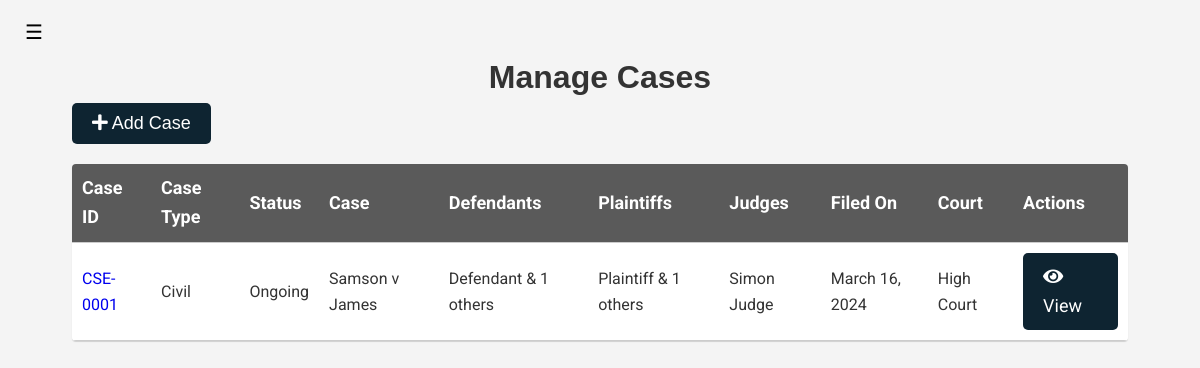
The page /participant-manage-case (signed in) on the database as committed earlier.
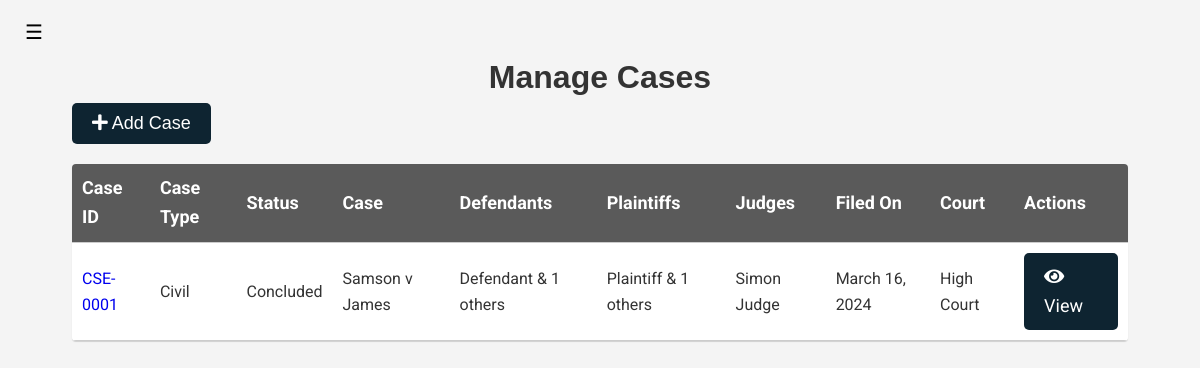
The same page on the database as committed later.
### court_proceedings_management_application/models.py (models this page shows, shortened)
class Case(models.Model):
    CASE_TYPES = (
        ('civil', 'Civil'),
        ('criminal', 'Criminal'),
        ('family', 'Family'),
        ('land', 'Land'),
        ('commercial', 'Commercial'),
        ('labour', 'Labour'),
        ('constitutional', 'Constitutional'),
        ('environmental', 'Environmental'),
        ('appeal', 'Appeal'),
        ('miscellaneous', 'Miscellaneous'),
    )
    CASE_STATUS = (
        ('pending', 'Pending'),
        ('ongoing', 'Ongoing'),
        ('concluded', 'Concluded'),
    )
    DECISION_CHOICES = (
        ('pending', 'Pending'),
        ('dismissal', 'Dismissal'),
        ('uphelding', 'Uphelding'),
        ('overturned', 'Overturned'),
        ('compensation', 'Compensation'),
        ('acquital', 'Acquital'),
        ('conviction', 'Conviction'),
        ('sentence', 'Sentence'),
        ('fine', 'Fine'),
        ('imprisonment', 'Imprisonment'),
        ('community service', 'Community Service'),
        ('probation', 'Probation'),
        ('parole', 'Parole'),
        ('suspended sentence', 'Suspended Sentence'),
        ('death penalty', 'Death Penalty'),
        ('life imprisonment', 'Life Imprisonment'),
        ('acquital', 'Acquital'),
        ('discharge', 'Discharge'),
        ('reprimand', 'Reprimand'),
        ('warning', 'Warning'),
        ('rehabilitation', 'Rehabilitation'),
        ('restitution', 'Restitution'),
        ('damages', 'Damages'),
        ('injunction', 'Injunction'),
        ('restraining order', 'Restraining Order'),
        ('restitution', 'Restitution'),
        ('reparations', 'Reparations'),
    )
    case_id = models.CharField(max_length=30, unique=True)
    case_type = models.CharField(max_length=30, choices=CASE_TYPES, default='miscellaneous')
    case_status = models.CharField(max_length=30, choices=CASE_STATUS, default='pending')
    case_name = models.CharField(max_length=255)
    defendants = models.ManyToManyField(User, related_name='defendants', blank=True)
    plaintiffs = models.ManyToManyField(User, related_name='plaintiffs', blank=True)
    judges = models.ManyToManyField(User, related_name='judges', blank=True)
    clerks = models.ManyToManyField(User, related_name='clerks', blank=True)
    lawyers = models.ManyToManyField(User, related_name='lawyers', blank=True)
    amicus = models.ManyToManyField(User, related_name='amicus', blank=True)
    observers = models.ManyToManyField(User, related_name='observers', blank=True)
    case_description = models.TextField(blank=True, null=True)
    relief_sought = models.TextField(blank=True, null=True)
    decision = models.TextField(blank=True, null=True, choices=DECISION_CHOICES, default='pending')
    date_filed = models.DateField()
    date_hearing = models.DateField()
    court = models.ForeignKey(Court, on_delete=models.CASCADE)
    created_by = models.ForeignKey(User, on_delete=models.CASCADE)
    created_on = models.DateTimeField(auto_now_add=True, null=True)

class User(AbstractUser, PermissionsMixin):
    ROLES = (
        ('admin', 'Admin'),
        ('clerk', 'Clerk'),
        ('judge', 'Judge'),
        ('participant', 'Participant'),
        ('lawyer', 'Lawyer'),
    )
    COUNTY_CHOICES = (
        ('Baringo', 'Baringo'),
        ('Bomet', 'Bomet'),
        ('Bungoma', 'Bungoma'),
        ('Busia', 'Busia'),
        ('Elgeyo Marakwet', 'Elgeyo Marakwet'),
        ('Embu', 'Embu'),
        ('Garissa', 'Garissa'),
        ('Homa Bay', 'Homa Bay'),
        ('Isiolo', 'Isiolo'),
        ('Kajiado', 'Kajiado'),
        ('Kakamega', 'Kakamega'),
        ('Kericho', 'Kericho'),
        ('Kiambu', 'Kiambu'),
        ('Kilifi', 'Kilifi'),
        ('Kirinyaga', 'Kirinyaga'),
        ('Kisii', 'Kisii'),
        ('Kisumu', 'Kisumu'),
        ('Kitui', 'Kitui'),
        ('Kwale', 'Kwale'),
        ('Laikipia', 'Laikipia'),
        ('Lamu', 'Lamu'),
        ('Machakos', 'Machakos'),
        ('Makueni', 'Makueni'),
        ('Mandera', 'Mandera'),
        ('Marsabit', 'Marsabit'),
        ('Meru', 'Meru'),
        ('Migori', 'Migori'),
        ('Mombasa', 'Mombasa'),
        ('Murang\'a', 'Murang\'a'),
        ('Nairobi', 'Nairobi'),
        ('Nakuru', 'Nakuru'),
        ('Nandi', 'Nandi'),
        ('Narok', 'Narok'),
        ('Nyamira', 'Nyamira'),
        ('Nyandarua', 'Nyandarua'),
        ('Nyeri', 'Nyeri'),
        ('Samburu', 'Samburu'),
        ('Siaya', 'Siaya'),
        ('Taita Taveta', 'Taita Taveta'),
        ('Tana River', 'Tana River'),
        ('Tharaka Nithi', 'Tharaka Nithi'),
    )
    TRIBE_CHOICES = (
        ('Kikuyu', 'Kikuyu'),
        ('Luhya', 'Luhya'),
        ('Luo', 'Luo'),
        ('Kalenjin', 'Kalenjin'),
        ('Kamba', 'Kamba'),
        ('Kisii', 'Kisii'),
        ('Mijikenda', 'Mijikenda'),
        ('Meru', 'Meru'),
        ('Turkana', 'Turkana'),
        ('Maasai', 'Maasai'),
        ('Embu', 'Embu'),
        ('Taita', 'Taita'),
        ('Giriama', 'Giriama'),
        ('Rendille', 'Rendille'),
        ('Borana', 'Borana'),
        ('Samburu', 'Samburu'),
        ('Pokomo', 'Pokomo'),
        ('Orma', 'Orma'),
        ('Elmolo', 'Elmolo'),
        ('Digo', 'Digo'),
        ('Swahili', 'Swahili'),
        ('Taveta', 'Taveta'),
        ('Kuria', 'Kuria'),
        ('Mbeere', 'Mbeere'),
        ('Tharaka', 'Tharaka'),
        ('Gusii', 'Gusii'),
        ('Ilchamus', 'Ilchamus'),
        ('Kalenjin', 'Kalenjin'),
        ('Kamba', 'Kamba'),
        ('Kikuyu', 'Kikuyu'),
        ('Kisii', 'Kisii'),
        ('Kuria', 'Kuria'),
        ('Luhya', 'Luhya'),
        ('Luo', 'Luo'),
        ('Maasai', 'Maasai'),
        ('Meru', 'Meru'),
        ('Mijikenda', 'Mijikenda'),
        ('Pokomo', 'Pokomo'),
        ('Rendille', 'Rendille'),
        ('Samburu', 'Samburu'),
        ('Somali', 'Somali'),
        ('Swahili', 'Swahili'),
        ('Taita', 'Taita'),
        ('Taveta', 'Taveta'),
        ('Tharaka', 'Tharaka'),
        ('Turkana', 'Turkana'),
        ('Gabra', 'Gabra'),
        ('Giriama', 'Giriama'),
    )
    GENDER_CHOICES = (
        ('male', 'Male'),
        ('female', 'Female'),
        ('prefer not to say', 'Prefer not to say'),
    )
    profile_image = models.ImageField(upload_to='profile_images/', null=True, blank=True, default='profile_images'
                                                                                                  '/default.png')
    user_id = models.CharField(max_length=30, unique=True)
    first_name = models.CharField(max_length=30)
    last_name = models.CharField(max_length=30, null=True, blank=True)
    username = models.CharField(max_length=30, unique=True)
    email = models.EmailField(unique=True)
    role = models.CharField(max_length=30, choices=ROLES, default='observer')
    national_id = models.IntegerField(unique=True)
    county_of_residence = models.CharField(max_length=30, choices=COUNTY_CHOICES, default='Nairobi')
    phone_number = models.CharField(max_length=15, blank=True)
    gender = models.CharField(max_length=30, choices=GENDER_CHOICES, default='prefer not to say')
    tribe = models.CharField(max_length=30, choices=TRIBE_CHOICES, default='Kikuyu')
    date_of_birth = models.DateField()
    address = models.CharField(max_length=255)
    password = models.CharField(max_length=30)
    is_active = models.BooleanField(default=True)
    is_staff = models.BooleanField(default=False)
    is_superuser = models.BooleanField(default=False)
    date_joined = models.DateTimeField(auto_now_add=True)
    created_by = models.ForeignKey('self', on_delete=models.SET_NULL, null=True, blank=True)
    is_approved = models.BooleanField(default=False)
    courts = models.ManyToManyField('Court', related_name='users', blank=True)
    @property
    def is_authenticated(self):
        return bool(self.username and self.password)

class Court(models.Model):
    COURT_TYPES = (
        ('high court', 'High Court'),
        ('magistrate court', 'Magistrate Court'),
        ('environment court', 'Environment and Land Court'),
        ('labour court', 'Employment and Labour Court'),
        ('anti-corruption court', 'Anti-Corruption Court'),
        ('children court', 'Children\'s Court'),
        ('maritime court', 'Maritime Court'),
        ('military court', 'Military Court'),
        ('tax court', 'Tax Court'),
        ('appeal court', 'Court of Appeal'),
        ('supreme court', 'Supreme Court'),
    )
    name = models.CharField(max_length=255)
    court_id = models.CharField(max_length=30, unique=True)
    court_logo = models.ImageField(upload_to='court_logos/', null=True, blank=True,
                                   default='../static/images/default_court.png')
    court_email = models.EmailField()
    court_phone = models.CharField(max_length=15, blank=True)
    court_address = models.CharField(max_length=255)
    location = models.CharField(max_length=255, choices=User.COUNTY_CHOICES)
    court_type = models.CharField(max_length=255, choices=COURT_TYPES)
    created_by = models.ForeignKey(User, on_delete=models.CASCADE)
    created_on = models.DateTimeField(auto_now_add=True, null=True)

### court_proceedings_management_application/views.py (the view)
# urls.py: path('participant-manage-case', views.ParticipantManageCaseView.as_view(), name='participant-manage-case'),
class ParticipantManageCaseView(View):
    def __init__(self, *args, **kwargs):
        super().__init__(*args, **kwargs)
        self.user_service = UserService()
        self.case_service = CaseService()
    def get(self, request):
        if not request.user.is_authenticated:
            return redirect('login')
        user = request.user
        user_info = self.user_service.get_user_info(user.username)
        cases = self.case_service.get_all_cases()
        context = {
            'user_info': user_info,
            'cases': cases
        }
        return render(request, 'participant-manage-case.html', context)

### court_proceedings_management_application/interfaces/case_database.py (called while the page is built)
    def get_all_cases(self):
        return Case.objects.all()

### court_proceedings_management_application/interfaces/case_service.py (called while the page is built)
    def get_all_cases(self):
        return self.case_database.get_all_cases()

### court_proceedings_management_application/interfaces/user_database.py (called while the page is built)
    def get_user_info(self, username):
        try:
            return get_object_or_404(User, username=username)
        except User.DoesNotExist:
            return UserDoesNotExist(f'User with username {username} does not exist')

### court_proceedings_management_application/interfaces/user_service.py (called while the page is built)
    def get_user_info(self, username):
        try:
            return self.user_database.get_user_info(username)
        except UserDoesNotExist as e:
            print(e)
            return None

### templates/participant-manage-case.html (shortened to what this page needs)
{% extends 'sidebar.html' %}
{% load static %}
    {% block title %}
        Manage Cases
    {% endblock %}
    {% block content %}
        <article aria-label="case-table">
            <button class="btn btn-primary btn-primary-action" onclick="redirectToCreateCase()"><i
                    class="fas fa-plus"></i> Add Case
            </button>
            <div class="table-container">
                <table class="material-table">
                    <thead>
                    <tr>
                        <th>Case ID</th>
                        <th>Case Type</th>
                        <th>Status</th>
                        <th>Case</th>
                        <th>Defendants</th>
                        <th>Plaintiffs</th>
                        <th>Judges</th>
                        <th>Filed On</th>
                        <th>Court</th>
                        <th>Actions</th>
                    </tr>
                    </thead>
                    <tbody>
                    {% for case in cases %}
                        <tr class="clickable-row" onclick="window.location='{% url 'manage-case-proceeding' case_id=case.id %}'">
                            <td><a href="{% url 'dashboard' %}">{{ case.case_id }}</a></td>
                            <td>{{ case.case_type | capfirst }}</td>
                            <td>{{ case.case_status | capfirst }}</td>
                            <td>{{ case.case_name }}</td>
                            <td>
                                {% if case.defendants.count == 0 %}
                                    -
                                {% elif case.defendants.count == 1 %}
                                    {{ case.defendants.first.first_name }} {{ case.defendants.first.last_name }}
                                {% else %}
                                    {{ case.defendants.first.last_name }} & {{ case.defendants.count|add:"-1" }} others
                                {% endif %}
                            </td>
                            <td>
                                {% if case.plaintiffs.count == 0 %}
                                    -
                                {% elif case.plaintiffs.count == 1 %}
                                    {{ case.plaintiffs.first.first_name }} {{ case.plaintiffs.first.last_name }}
                                {% else %}
                                    {{ case.plaintiffs.first.last_name }} & {{ case.plaintiffs.count|add:"-1" }} others
                                {% endif %}
                            </td>
                            <td>
                                {% if case.judges.count == 0 %}
                                    -
                                {% elif case.judges.count == 1 %}
                                    {{ case.judges.first.first_name }} {{ case.judges.first.last_name }}
                                {% else %}
                                    {{ case.judges.first.last_name }} & {{ case.judges.count|add:"-1" }} others
                                {% endif %}
                            </td>
                            <td>{{ case.date_filed }}</td>
                            <td>{{ case.court.name }}</td>
                        <td>
                            <a href="{% url 'manage-case-proceeding' case_id=case.id %}" class="btn btn-primary btn-action"><i class="fas fa-eye"></i> View</a>
                        </td>
                        </tr>
                    {% endfor %}
                    </tbody>
                </table>
            </div>
        </article>
    {% endblock %}

Rows that differ between the two databases and show on the page:
changed Case "CSE-0001": case_status "Ongoing" → "Concluded"
